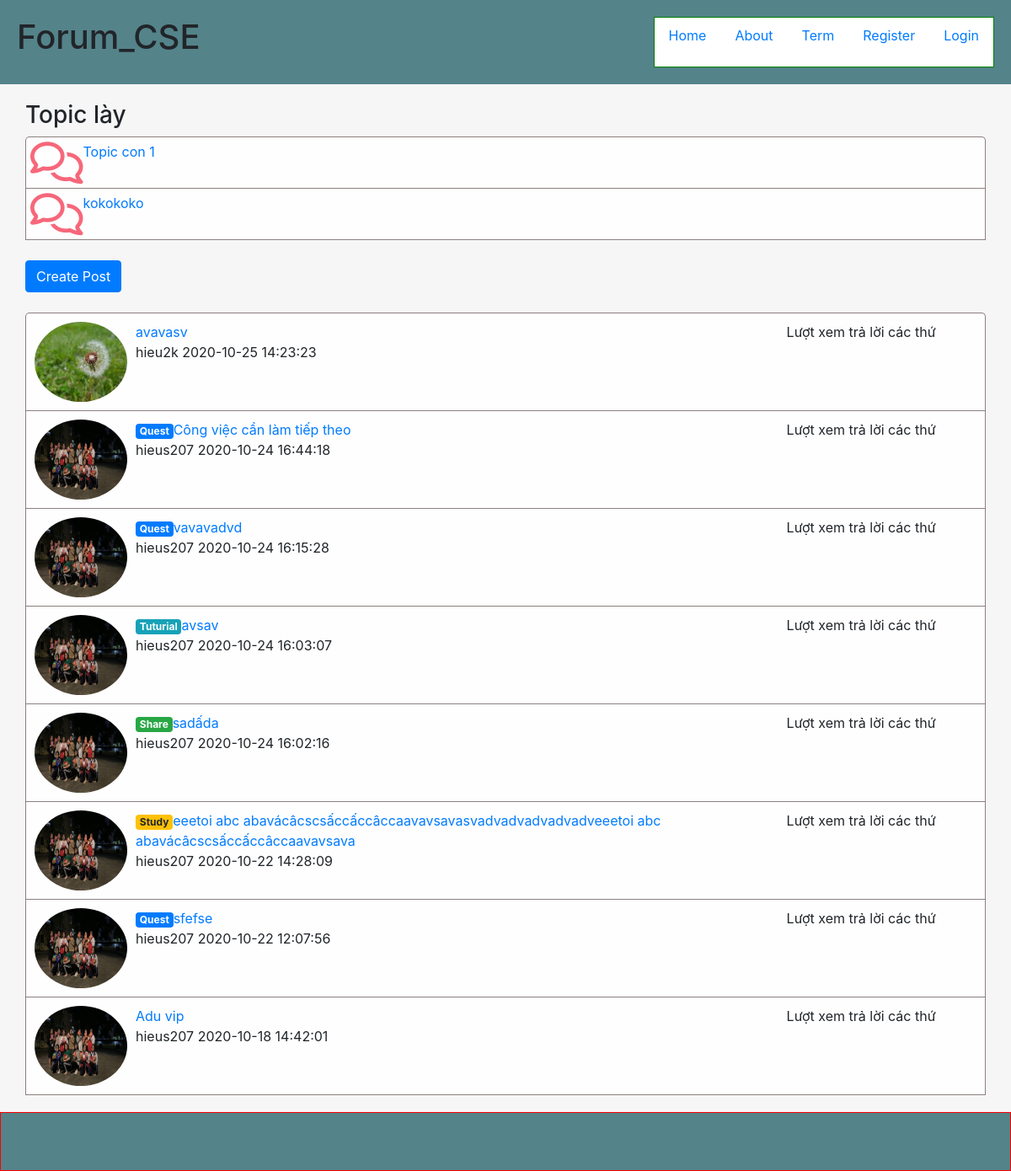
Page /Forum/index.php?controller=topics&action=index&tp_id=1 on the committed database.
### tables this page shows
CREATE TABLE `topics` (
  `topic_id` int(11) NOT NULL,
  `title` varchar(255) NOT NULL,
  `description` varchar(255) DEFAULT NULL,
  `zone_id` int(11) NOT NULL
);

CREATE TABLE `mitopics` (
  `mitopic_id` int(11) NOT NULL,
  `title` varchar(255) NOT NULL,
  `description` varchar(255) NOT NULL,
  `topic_id` int(11) NOT NULL
);

CREATE TABLE `posts` (
  `post_id` int(11) NOT NULL,
  `title` varchar(255) NOT NULL,
  `create_at` timestamp NOT NULL DEFAULT current_timestamp(),
  `edit_at` timestamp NULL DEFAULT NULL,
  `body` text NOT NULL,
  `tags` varchar(255) DEFAULT NULL,
  `status` tinyint(4) NOT NULL DEFAULT 1,
  `user_id` int(11) NOT NULL,
  `topic_id` int(11) NOT NULL,
  `mitopic_id` int(11) DEFAULT NULL
);

CREATE TABLE `users` (
  `user_id` int(11) NOT NULL,
  `username` varchar(60) NOT NULL,
  `fullname` varchar(60) NOT NULL,
  `email` varchar(255) NOT NULL,
  `avt` varchar(255) NOT NULL DEFAULT 'none.jpg',
  `password` varchar(255) NOT NULL,
  `code` varchar(255) DEFAULT NULL,
  `create_at` timestamp NOT NULL DEFAULT current_timestamp(),
  `admin` tinyint(4) NOT NULL DEFAULT 0,
  `status` tinyint(4) NOT NULL DEFAULT 0
);

### Forum/index.php (called while the page is built, shortened)
<?php
$action = isset($_GET['action']) ? $_GET['action'] : 'index';
$object = new $controller;
$object->$action();
?>

### Forum/models/model.php (called while the page is built, shortened)
<?php
    require_once("path.php");
    function openConnect(){
        $conn=mysqli_connect(HOST,USER,PASS,DB);
        return $conn;
    }
?>

### Forum/models/TopicModel.php (called while the page is built, shortened)
<?php
    require_once("model.php");
    class TopicModel{
        public $connection;
        function TopicModel($title='',$description=''){
            $this->connection=openConnect();
        }
        function getNamebyId($tp_id){
            $sql="SELECT title FROM ". self::TABLE ." WHERE topic_id='$tp_id'";
            $rs=mysqli_query($this->connection,$sql);
            $result=mysqli_fetch_assoc($rs);
            return $result;
        }
    }
?>

### Forum/models/MitopicModel.php (called while the page is built, shortened)
<?php
    require_once("model.php");
    class MitopicModel{
        public $connection;
        function MitopicModel($title='',$description='',$topic_id=''){
            $this->connection=openConnect();
        }
        function selectAll($data=[]){
            $sql="SELECT * FROM ". self::TABLE;
            $i=0;
            foreach($data as $key=>$value){
                if($i==0){
                    $sql=$sql." WHERE $key=$value";
                }
                else{
                    $sql=$sql." AND $key=$value";
                }
                $i++;
            }
            $rs=mysqli_query($this->connection,$sql);
            $result=mysqli_fetch_all($rs,MYSQLI_ASSOC);
            return $result;
        }
    }
?>

### Forum/path.php (called while the page is built, shortened)
<?php
    $BASE_URL="http://localhost:88/Forum";
?>

### Forum/models/PostModel.php (called while the page is built, shortened)
<?php
    require_once("model.php");
    class PostModel{
        public $connection;
        function PostModel($title="",$body="",$tags="",$user_id="",$topic_id="",$mitopic_id="",$edit_at=""){
            $this->connection=openConnect();
        }
        function getPostInTP($tp_id){
            $sql="SELECT p.*,u.username,u.user_id,u.avt FROM posts As p JOIN users as u ON p.user_id=u.user_id WHERE p.topic_id='$tp_id' ORDER BY p.post_id DESC";
            $rs=mysqli_query($this->connection,$sql);
            $result=mysqli_fetch_all($rs,MYSQLI_ASSOC);
            return $result;
        }
    }
?>

### Forum/views/id_topics.php (the view, shortened to what this page needs)
<?php include_once("path.php");
global $ROOT_PATH; ?>
<?php include($ROOT_PATH."/includes/headerp1.php");?>
<?php include($ROOT_PATH."/includes/headerp2.php");?>
    <div class="page-wrapper">
        <div class="main-page container">
            <div class="row">
                <div class="main-content col-md-12">
                    <div class="topic-title">
                        <h3><?php echo $tpname['title'];?></h3>
                    </div>
                    <div class="topic block-container">
                        <div class="block-body">
                            <div class="mitopic-tp">
                                <?php foreach ($mitopics as $mitopic):?>
                                <div class="mtopic-content">
                                    <span><i class="far fa-comments icon"></i></span>
                                    <div class="mitopic-tt"><a href="<?php echo $BASE_URL."/index.php?controller=topics&action=mtp_index&mtp_id=".$mitopic['mitopic_id'];?>"><?php echo $mitopic['title'];?></a></div>
                                </div>
                                <?php endforeach;?>
                            </div>
                            <br>
                            <a name="" class="btn btn-primary" href="<?php echo $BASE_URL."/index.php?controller=posts&action=create&tp_id=".$data['topic_id'];?>" role="button">Create Post</a>
                            <br>
                            <br>
                            <div class="post-body-tp">
                                <?php foreach ($posts as $post):?>
                                <?php if($post['mitopic_id']===NULL):?>
                                    <?php $data = explode(' ', $post['tags']);?>
                                <div class="post-content-tp d-flex">
                                    <img src="<?php echo $BASE_URL.'/assets/images/avt/'.$post['avt'];?>" alt="123" class="avt-tp rounded-circle">
                                    <div class="post-tp">
                                <div class="post-title-tp"><a href="<?php echo $BASE_URL."/index.php?controller=posts&action=index&p_id=".$post['post_id'];?>"><?php if(count($data)>1):?><span class="<?php echo $data[0].' '.$data[1];?>"><?php echo $data[2];?></span><?php endif;?><?php echo $post['title'];?></a></div>
                                        <div class="post-info-tp">
                                            <?php echo $post['username'];?>
                                            <?php echo $post['create_at'];?>
                                        </div>
                                    </div>
                                    <div class="statics">
                                        Lượt xem trả lời các thứ
                                    </div>
                                </div>
                                <?php endif; ?>
                                <?php endforeach;?>
                            </div>
                        </div>
                    </div>
                </div>
            </div>
        </div>
    </div>
<?php include($ROOT_PATH."/includes/footer.php");?>

### Forum/assets/css/style.css (style rules this page uses)
html,body { padding:0; margin:0; height: 100%; background:#f6f6f6; }
* { box-sizing: border-box; }
.page-wrapper { min-height: calc(100% - 212px); }
.main-page { margin-top: 20px; width: 100%; }
.main-content { padding:0px; }
.icon { font-size: 50px; color:#f7677a; }
.mtopic-content { display: flex; }
.mitopic-tp { border-top-left-radius: 5px; border-top-right-radius: 5px; background-color: #fefefe; border-left: 0.2px solid rgb(141, 127, 127); border-right: 0.2px solid rgb(141, 127, 127); border-top: 0.2px solid rgb(141, 127, 127); }
.mtopic-content { border-bottom: 0.2px solid rgb(141, 127, 127); padding: 5px; }
.post-body-tp { border-top-left-radius: 5px; border-top-right-radius: 5px; background-color: #fefefe; border-left: 0.2px solid rgb(141, 127, 127); border-right: 0.2px solid rgb(141, 127, 127); border-top: 0.2px solid rgb(141, 127, 127); }
.post-content-tp { border-bottom: 0.2px solid rgb(141, 127, 127); padding: 10px; }
.post-tp { width:70%; }
.post-title-tp,.post-info-tp { padding-left: 10px; }
.avt-tp { display: block; width: 110px; height: 95px; }

### rows in the picture
topics: title "Topic lày"
mitopics: title "Topic con 1"
mitopics: title "kokokoko"
posts: user.avt (placeholder picture), title "avavasv", user.username "hieu2k", create_at "2020-10-25 14:23:23"
posts: user.avt (picture), tags "Quest", title "Công việc cần làm tiếp theo", user.username "hieus207", create_at "2020-10-24 16:44:18"
posts: user.avt (picture), tags "Quest", title "vavavadvd", user.username "hieus207", create_at "2020-10-24 16:15:28"
posts: user.avt (picture), tags "Tuturial", title "avsav", user.username "hieus207", create_at "2020-10-24 16:03:07"
posts: user.avt (picture), tags "Share", title "sadấda", user.username "hieus207", create_at "2020-10-24 16:02:16"
posts: user.avt (picture), tags "Study", title "eeetoi abc abavácâcscsấccấccâccaavavsavasvadvadvadvadvadveeetoi abc abavácâcscsấccấccâccaavavsava", user.username "hieus207", create_at "2020-10-22 14:28:09"
posts: user.avt (picture), tags "Quest", title "sfefse", user.username "hieus207", create_at "2020-10-22 12:07:56"
posts: user.avt (picture), title "Adu vip", user.username "hieus207", create_at "2020-10-18 14:42:01"
